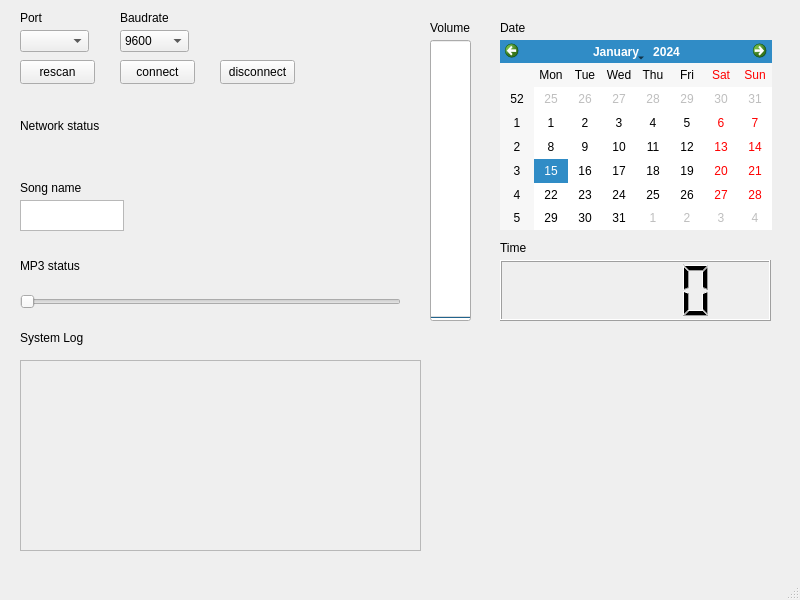
<?xml version="1.0" encoding="UTF-8"?>
<ui version="4.0">
 <class>MainWindow</class>
 <widget class="QMainWindow" name="MainWindow">
  <property name="geometry">
   <rect>
    <x>0</x>
    <y>0</y>
    <width>800</width>
    <height>600</height>
   </rect>
  </property>
  <property name="windowTitle">
   <string>MainWindow</string>
  </property>
  <widget class="QWidget" name="centralwidget">
   <widget class="QComboBox" name="comboBox">
    <property name="geometry">
     <rect>
      <x>20</x>
      <y>30</y>
      <width>69</width>
      <height>22</height>
     </rect>
    </property>
   </widget>
   <widget class="QComboBox" name="comboBox_2">
    <property name="geometry">
     <rect>
      <x>120</x>
      <y>30</y>
      <width>69</width>
      <height>22</height>
     </rect>
    </property>
    <item>
     <property name="text">
      <string>9600</string>
     </property>
    </item>
    <item>
     <property name="text">
      <string>19200</string>
     </property>
    </item>
    <item>
     <property name="text">
      <string>38400</string>
     </property>
    </item>
    <item>
     <property name="text">
      <string>57600</string>
     </property>
    </item>
    <item>
     <property name="text">
      <string>115200</string>
     </property>
    </item>
    <item>
     <property name="text">
      <string>230400</string>
     </property>
    </item>
    <item>
     <property name="text">
      <string>460800</string>
     </property>
    </item>
    <item>
     <property name="text">
      <string>921600</string>
     </property>
    </item>
   </widget>
   <widget class="QPushButton" name="pushButton">
    <property name="geometry">
     <rect>
      <x>20</x>
      <y>60</y>
      <width>75</width>
      <height>24</height>
     </rect>
    </property>
    <property name="text">
     <string>rescan</string>
    </property>
   </widget>
   <widget class="QPushButton" name="pushButton_2">
    <property name="geometry">
     <rect>
      <x>120</x>
      <y>60</y>
      <width>75</width>
      <height>24</height>
     </rect>
    </property>
    <property name="text">
     <string>connect</string>
    </property>
   </widget>
   <widget class="QLabel" name="label">
    <property name="geometry">
     <rect>
      <x>20</x>
      <y>10</y>
      <width>48</width>
      <height>16</height>
     </rect>
    </property>
    <property name="text">
     <string>Port</string>
    </property>
   </widget>
   <widget class="QLabel" name="label_2">
    <property name="geometry">
     <rect>
      <x>120</x>
      <y>10</y>
      <width>48</width>
      <height>16</height>
     </rect>
    </property>
    <property name="text">
     <string>Baudrate</string>
    </property>
   </widget>
   <widget class="QCalendarWidget" name="calendarWidget">
    <property name="geometry">
     <rect>
      <x>500</x>
      <y>40</y>
      <width>272</width>
      <height>190</height>
     </rect>
    </property>
   </widget>
   <widget class="QLCDNumber" name="clcdNumber">
    <property name="geometry">
     <rect>
      <x>500</x>
      <y>260</y>
      <width>271</width>
      <height>61</height>
     </rect>
    </property>
   </widget>
   <widget class="QScrollArea" name="scrollArea">
    <property name="geometry">
     <rect>
      <x>20</x>
      <y>360</y>
      <width>401</width>
      <height>191</height>
     </rect>
    </property>
    <property name="widgetResizable">
     <bool>true</bool>
    </property>
    <widget class="QWidget" name="scrollAreaWidgetContents">
     <property name="geometry">
      <rect>
       <x>0</x>
       <y>0</y>
       <width>399</width>
       <height>189</height>
      </rect>
     </property>
    </widget>
   </widget>
   <widget class="QLabel" name="label_3">
    <property name="geometry">
     <rect>
      <x>20</x>
      <y>330</y>
      <width>81</width>
      <height>16</height>
     </rect>
    </property>
    <property name="text">
     <string>System Log</string>
    </property>
   </widget>
   <widget class="QProgressBar" name="progressBar">
    <property name="geometry">
     <rect>
      <x>430</x>
      <y>40</y>
      <width>41</width>
      <height>281</height>
     </rect>
    </property>
    <property name="maximum">
     <number>250</number>
    </property>
    <property name="value">
     <number>0</number>
    </property>
    <property name="orientation">
     <enum>Qt::Orientation::Vertical</enum>
    </property>
   </widget>
   <widget class="QLabel" name="ntpLabel">
    <property name="geometry">
     <rect>
      <x>20</x>
      <y>110</y>
      <width>141</width>
      <height>31</height>
     </rect>
    </property>
    <property name="text">
     <string>Network status</string>
    </property>
   </widget>
   <widget class="QLabel" name="clcdLabel">
    <property name="geometry">
     <rect>
      <x>20</x>
      <y>250</y>
      <width>141</width>
      <height>31</height>
     </rect>
    </property>
    <property name="text">
     <string>MP3 status</string>
    </property>
   </widget>
   <widget class="QCustomPlot" name="widget" native="true">
    <property name="geometry">
     <rect>
      <x>430</x>
      <y>360</y>
      <width>351</width>
      <height>191</height>
     </rect>
    </property>
   </widget>
   <widget class="QLedIndicator" name="ledIndicator" native="true">
    <property name="geometry">
     <rect>
      <x>190</x>
      <y>120</y>
      <width>51</width>
      <height>51</height>
     </rect>
    </property>
   </widget>
   <widget class="QLedIndicator" name="ledIndicator_2" native="true">
    <property name="geometry">
     <rect>
      <x>290</x>
      <y>120</y>
      <width>51</width>
      <height>51</height>
     </rect>
    </property>
   </widget>
   <widget class="QPushButton" name="pushButton_3">
    <property name="geometry">
     <rect>
      <x>220</x>
      <y>60</y>
      <width>75</width>
      <height>24</height>
     </rect>
    </property>
    <property name="text">
     <string>disconnect</string>
    </property>
   </widget>
   <widget class="QLedIndicator" name="ledIndicator_3" native="true">
    <property name="geometry">
     <rect>
      <x>190</x>
      <y>190</y>
      <width>51</width>
      <height>51</height>
     </rect>
    </property>
   </widget>
   <widget class="QLedIndicator" name="ledIndicator_4" native="true">
    <property name="geometry">
     <rect>
      <x>290</x>
      <y>190</y>
      <width>51</width>
      <height>51</height>
     </rect>
    </property>
   </widget>
   <widget class="QLabel" name="label_4">
    <property name="geometry">
     <rect>
      <x>430</x>
      <y>20</y>
      <width>48</width>
      <height>16</height>
     </rect>
    </property>
    <property name="text">
     <string>Volume</string>
    </property>
   </widget>
   <widget class="QLabel" name="label_5">
    <property name="geometry">
     <rect>
      <x>500</x>
      <y>240</y>
      <width>48</width>
      <height>16</height>
     </rect>
    </property>
    <property name="text">
     <string>Time</string>
    </property>
   </widget>
   <widget class="QLabel" name="label_6">
    <property name="geometry">
     <rect>
      <x>500</x>
      <y>20</y>
      <width>48</width>
      <height>16</height>
     </rect>
    </property>
    <property name="text">
     <string>Date</string>
    </property>
   </widget>
   <widget class="QSlider" name="horizontalSlider">
    <property name="geometry">
     <rect>
      <x>20</x>
      <y>281</y>
      <width>381</width>
      <height>41</height>
     </rect>
    </property>
    <property name="orientation">
     <enum>Qt::Orientation::Horizontal</enum>
    </property>
   </widget>
   <widget class="QLabel" name="label_7">
    <property name="geometry">
     <rect>
      <x>20</x>
      <y>180</y>
      <width>91</width>
      <height>16</height>
     </rect>
    </property>
    <property name="text">
     <string>Song name</string>
    </property>
   </widget>
   <widget class="QPlainTextEdit" name="plainTextEdit">
    <property name="geometry">
     <rect>
      <x>20</x>
      <y>200</y>
      <width>104</width>
      <height>31</height>
     </rect>
    </property>
    <property name="readOnly">
     <bool>true</bool>
    </property>
   </widget>
  </widget>
  <widget class="QMenuBar" name="menubar">
   <property name="geometry">
    <rect>
     <x>0</x>
     <y>0</y>
     <width>800</width>
     <height>22</height>
    </rect>
   </property>
  </widget>
  <widget class="QStatusBar" name="statusbar"/>
 </widget>
 <customwidgets>
  <customwidget>
   <class>QCustomPlot</class>
   <extends>QWidget</extends>
   <header>qcustomplot.h</header>
   <container>1</container>
  </customwidget>
  <customwidget>
   <class>QLedIndicator</class>
   <extends>QWidget</extends>
   <header>qledindicator.h</header>
   <container>1</container>
  </customwidget>
 </customwidgets>
 <resources/>
 <connections/>
</ui>
